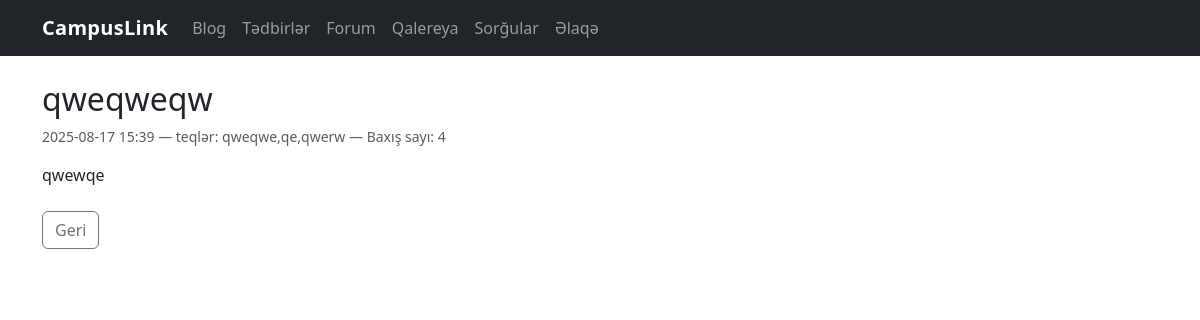
The app's page /blog/4 with its own data.
### tables this page shows
CREATE TABLE blog_posts (
            id INTEGER PRIMARY KEY AUTOINCREMENT,
            title TEXT NOT NULL,
            content TEXT NOT NULL,
            tags TEXT,
            created_at TEXT NOT NULL,
            is_published INTEGER NOT NULL DEFAULT 1,
            slug TEXT UNIQUE,
            views INTEGER NOT NULL DEFAULT 0
        );

### blog.py (the view)
@bp.route("/<slug>")
def show_post(slug: str):
    db = get_db()
    post = db.execute("SELECT * FROM blog_posts WHERE slug=?", (slug,)).fetchone()
    if post is None:
        return render_template("404.html"), 404
    db.execute("UPDATE blog_posts SET views = views + 1 WHERE slug=?", (slug,))
    db.commit()
    post_dict = dict(post)
    post_dict["views"] += 1
    return render_template("blog/detail.html", post=post_dict)

### blog.py (called while the page is built)
@bp.route("/<int:post_id>", methods=["GET"])
def detail(post_id):
    db = get_db()
    db.execute("UPDATE blog_posts SET views = views + 1 WHERE id = ?", (post_id,))
    db.commit()
    post = db.execute("SELECT * FROM blog_posts WHERE id = ?", (post_id,)).fetchone()
    if post is None:
        return render_template("404.html"), 404
    post_dict = dict(post)
    post_dict["views"] += 1
    return render_template("blog/detail.html", post=post_dict)

### database.py (called while the page is built)
def get_db():
    if "db" not in g:
        g.db = sqlite3.connect(DB_PATH)
        g.db.row_factory = sqlite3.Row
    return g.db

### polls.py (called while the page is built)
@bp.before_app_request
def ensure_session():
    session.permanent = True
    if "voter_id" not in session:
        session["voter_id"] = secrets.token_hex(8)  # məsələn: 'a3f9c1e2...'
    return None

### templates/blog/detail.html (shortened to what this page needs)
{% extends "base.html" %}
{% block content %}
  <h2>{{ post["title"] }}</h2>
  <div class="text-muted small mb-3">
    {{ post["created_at"] }} — teqlər: {{ post["tags"] or "—" }}
    — Baxış sayı: {{ post["views"] }}
  </div>
  <p style="white-space: pre-wrap;">{{ post["content"] }}</p>
  <a href="{{ url_for('blog.list_posts') }}" class="btn btn-outline-secondary mt-2">Geri</a>
{% endblock %}

### static/style.css (style rules this page uses)
body { font-family: system-ui, -apple-system, "Segoe UI", Roboto, Ubuntu, "Helvetica Neue", Arial, "Noto Sans", "Apple Color Emoji", "Segoe UI Emoji"; }

### records on screen
blog_posts: title "qweqweqw", created_at "2025-08-17 15:39", tags "qweqwe,qe,qwerw", content "qwewqe"

### other values on screen
{{ post["views"] }} "4"
